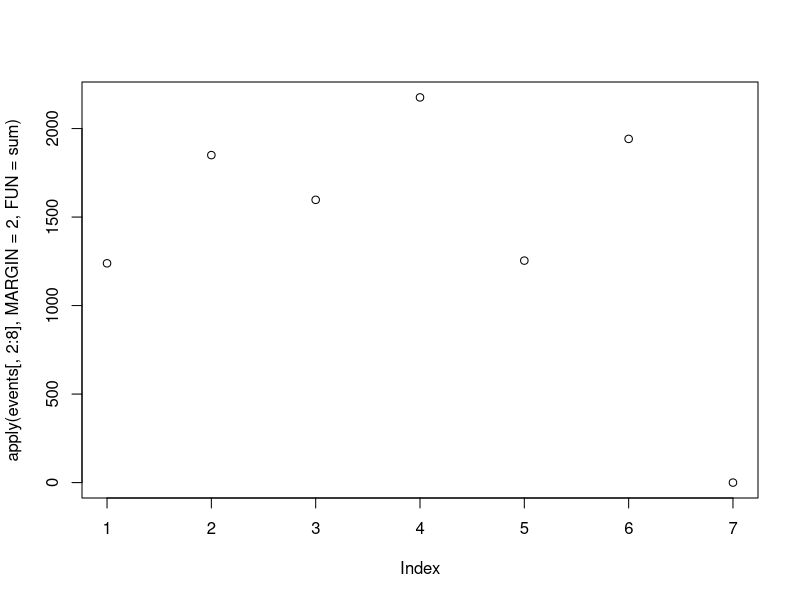
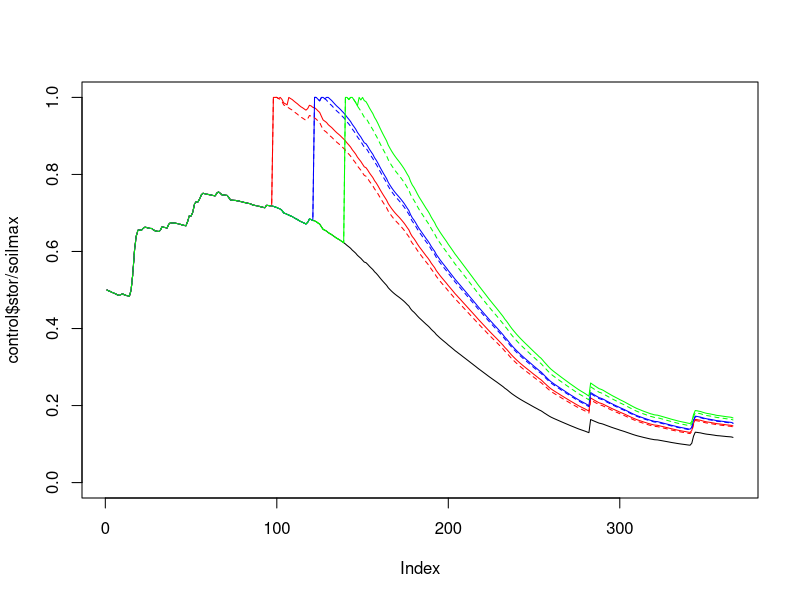
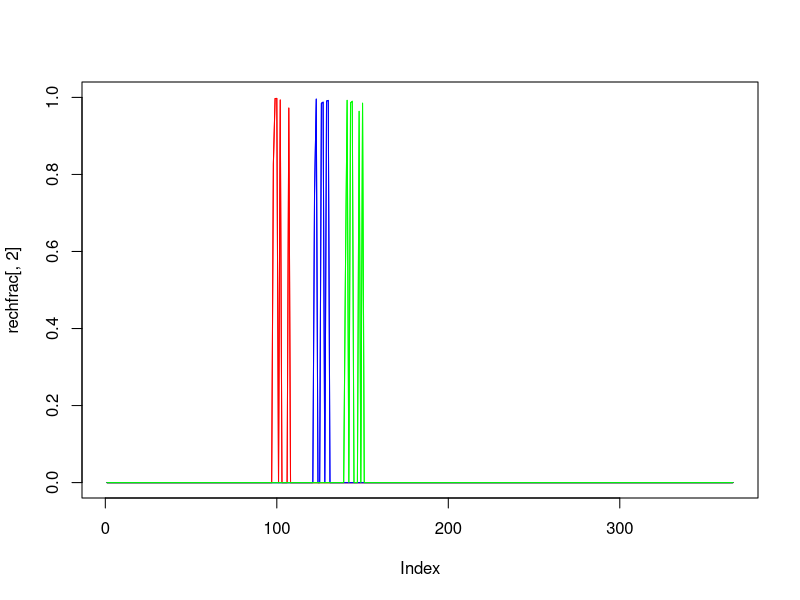

Reproduce these figures in R, in order. (Note: this script raises an error after producing the figures.)
#THORNTHWAITE-MATHER WATER BALANCE
library(lubridate)

ctract14=read.csv("CT_ET_2014.csv")
ctract14=cbind(data.frame(year=rep(2014,nrow(ctract14)),irrig=rep(0,nrow(ctract14))),ctract14)
ctract15=read.csv("CT_ET_2015.csv")
ctract15=cbind(data.frame(year=rep(2015,nrow(ctract15)),irrig=rep(0,nrow(ctract15))),ctract15)

#get irrigation data
events=read.csv("ct_appliedwater.csv")
idayz=yday(as.POSIXct(events$Date,format="%d-%m-%y"))
events[,2:8]=events[,2:8]*10 #convert to mm

plot(apply(events[,2:8],MARGIN=2,FUN=sum)) #total applied water (mm) by treatment

start=yday("1-10-2014") #october 1st 2014 to october 1st 2015

ctract=rbind(ctract14[start:nrow(ctract14),],ctract15[1:start,])

ct_budget_all=data.frame(year=numeric(),day=numeric(), et=numeric(), stor=numeric(), rech=numeric(), irri=numeric())
for(i in 1:7) {
  #i=3
  #clear irrigation data buffer and then populate with treatment info
  irrig=rep(0,366) #create buffer for irrigation quantities
  irrig[(365-start)+idayz] = events[,i+1] #insert irrigation into buffer
  
  cptract=ctract #copy sv control data into buffer
  cptract$rain=cptract$rain+irrig #add irrigation to rain
  
  ct_exc=cptract$rain > cptract$et #ET = PET when rainfall exceeds et
  
  soilmax=5*30.48*10*0.25 #water content at field capacity is 0.25cm/cm, in a 5ft (1500mm) rootzone
  soilc=numeric()
  eta=numeric()
  deep=numeric()
  eterm=numeric()
  eterm=c(eterm,1)
  eta=c(eta,cptract$et[1])
  soilc=c(soilc,0.5*soilmax) #starting in october with half of field capacity
  deep=c(deep,0)
  for(m in 2:length(ct_exc)) {
    delP=cptract$rain[m]-cptract$et[m]
    eterm=c(eterm,exp(delP/soilmax))
    if(delP > 0) { # soil is wetting
      soilc=c(soilc,soilc[m-1]+delP) #add water to soil water storage
      if(soilc[m] > soilmax) { #above field capacity
        deep=c(deep,soilc[m]-soilmax) #remove excess from soil water storage
        soilc[m]=soilmax              #soil water storage equals field capacity
      } else { #below field capacity
        deep=c(deep,0)                #water goes to replenishing soil water. zero recharge
      }      
    } else { #soil is drying
      soilc=c(soilc,soilc[m-1]*eterm[m])
      if(soilc[m] > soilmax) {
        deep=c(deep,soilc[m]-soilmax)
        soilc[m]=soilmax
      } else {
        deep=c(deep,0)
      }
    }
    deltaS=soilc[m]-soilc[m-1]
    if(ct_exc[m]) {
      eta=c(eta,cptract$et[m]) #actual et
    } else {
      eta=c(eta,cptract$et[m]-deltaS)
    }
  }
  ct_budget=data.frame(exp=rep(i,366),year=ctract$year,day=ctract$doy,et=eta,stor=soilc,rech=deep,irri=cptract$rain)
  ct_budget_all=rbind(ct_budget_all,ct_budget)
}


#soil storage plot by treatment
control=ct_budget_all[which(ct_budget_all$exp==7),]
janhi=ct_budget_all[which(ct_budget_all$exp==2),]
febhi=ct_budget_all[which(ct_budget_all$exp==4),]
marhi=ct_budget_all[which(ct_budget_all$exp==6),]
janlo=ct_budget_all[which(ct_budget_all$exp==1),]
feblo=ct_budget_all[which(ct_budget_all$exp==3),]
marlo=ct_budget_all[which(ct_budget_all$exp==5),]

par(mfrow=c(1,1))
plot(control$stor/soilmax,type="l",lty=1,ylim=c(0,1))
lines(janhi$stor/soilmax,type="l",lty=1,col="red")
lines(febhi$stor/soilmax,type="l",lty=1,col="blue")
lines(marhi$stor/soilmax,type="l",lty=1,col="green")
lines(janlo$stor/soilmax,type="l",lty=2,col="red")
lines(feblo$stor/soilmax,type="l",lty=2,col="blue")
lines(marlo$stor/soilmax,type="l",lty=2,col="green")

rechfrac=data.frame(day=1:366,control=0,janhi=0,febhi=0,marhi=0,janlo=0,feblo=0,marlo=0)

deltas=c(0,diff(control$stor))
rechfrac[,2]=(control$rech)/(control$rech+control$stor+control$et)
plot(rechfrac[,2],type="l",lty=1,ylim=c(0,1))

deltas=c(0,diff(janhi$stor))
rechfrac[,3]=(janhi$rech)/(janhi$rech+deltas+janhi$et)
lines(rechfrac[,3],type="l",lty=1,col="red")

deltas=c(0,diff(febhi$stor))
rechfrac[,4]=(febhi$rech)/(febhi$rech+deltas+febhi$et)
lines(rechfrac[,4],type="l",lty=1,col="blue")

deltas=c(0,diff(marhi$stor))
rechfrac[,5]=(marhi$rech)/(marhi$rech+deltas+marhi$et)
lines(rechfrac[,5],type="l",lty=1,col="green")

deltas=c(0,diff(janlo$stor))
rechfrac[,6]=(janlo$rech)/(janlo$rech+deltas+janlo$et)
lines(rechfrac[,3],type="l",lty=1,col="red")

deltas=c(0,diff(feblo$stor))
rechfrac[,7]=(feblo$rech)/(feblo$rech+deltas+feblo$et)
lines(rechfrac[,4],type="l",lty=1,col="blue")

deltas=c(0,diff(marlo$stor))
rechfrac[,8]=(marlo$rech)/(marlo$rech+deltas+marlo$et)
lines(rechfrac[,5],type="l",lty=1,col="green")


abovezero=apply(rechfrac[,2:8] > 0,MARGIN=2,FUN=which)
mean(rechfrac[abovezero$control,2])
mean(rechfrac[abovezero$janhi,3])
mean(rechfrac[abovezero$febhi,4])
mean(rechfrac[abovezero$marhi,5])
mean(rechfrac[abovezero$janlo,6])
mean(rechfrac[abovezero$feblo,7])
mean(rechfrac[abovezero$marlo,8])

par(mfrow=(c(6,1)))
plot(rechfrac[abovezero$janhi,3])
plot(rechfrac[abovezero$febhi,4])
plot(rechfrac[abovezero$marhi,5])
plot(rechfrac[abovezero$janlo,6])
plot(rechfrac[abovezero$feblo,7])
plot(rechfrac[abovezero$marlo,8])


mean(c(rechfrac[abovezero$janhi[1],3],rechfrac[abovezero$febhi[1],4],rechfrac[abovezero$marhi[1],5],rechfrac[abovezero$janlo[1],6],rechfrac[abovezero$feblo[1],7],rechfrac[abovezero$marlo[1],8]))

